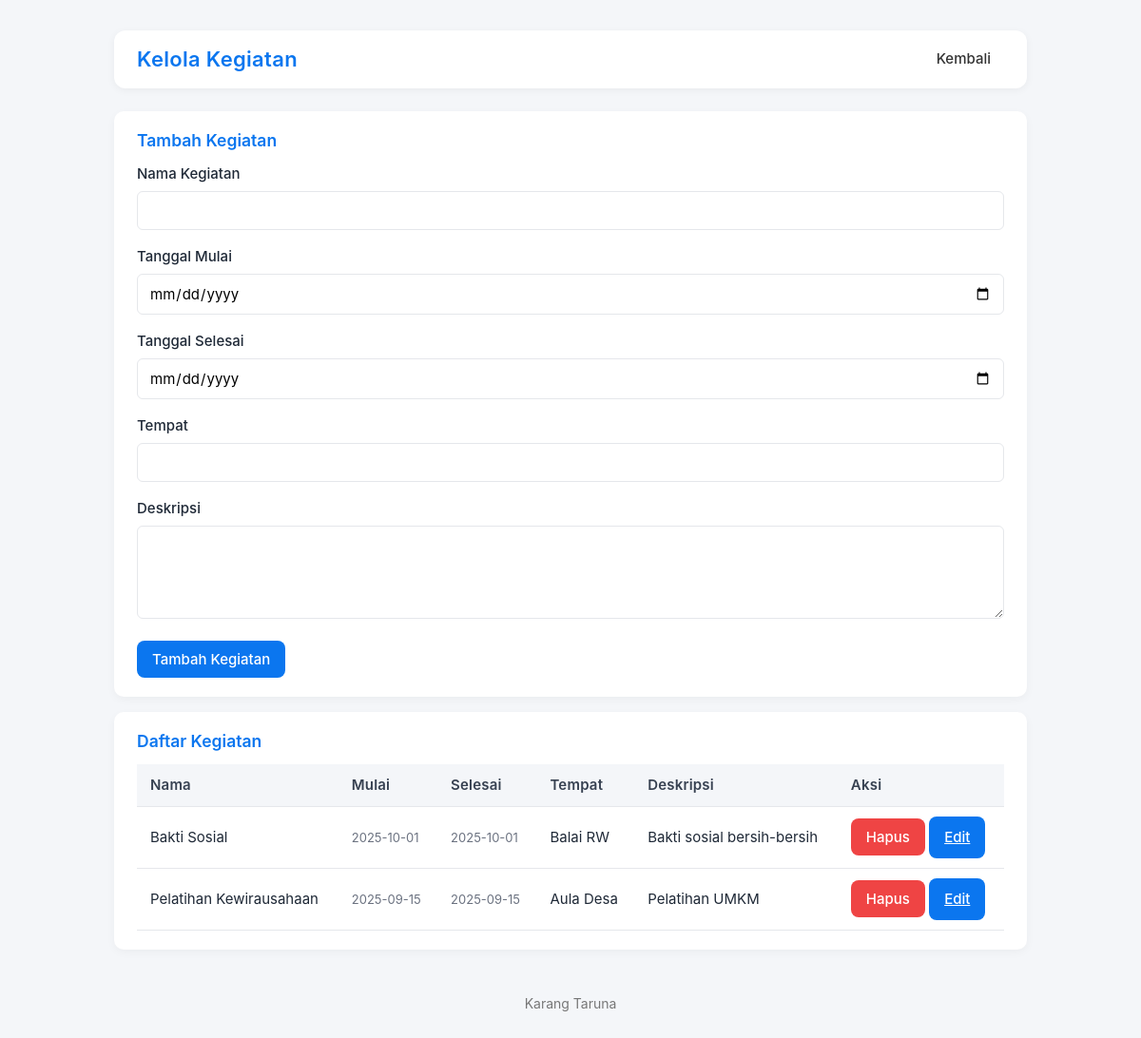
Screenshot of /kegiatan.php (signed in) with the database file from the repository.
### tables this page shows
CREATE TABLE IF NOT EXISTS kegiatan (
  id INT AUTO_INCREMENT PRIMARY KEY,
  nama_kegiatan VARCHAR(200) NOT NULL,
  tanggal_mulai DATE,
  tanggal_selesai DATE,
  tempat VARCHAR(200),
  deskripsi TEXT
);

### kegiatan.php (the view, shortened to what this page needs)
<?php
require 'db.php';
$all = $conn->query("SELECT * FROM kegiatan ORDER BY tanggal_mulai DESC");
?>
<!doctype html>
<html lang="id">
<head>
 <link rel="stylesheet" href="css/style.css">
</head>
<body>
 <div class="container">
  <div class="header">
   <div class="brand">
    <h1>Kelola Kegiatan</h1>
   </div>
   <div class="nav">
    <a href="dashboard_admin.php">Kembali</a>
   </div>
  </div>
  <div class="card">
   <h3>Tambah Kegiatan</h3>
   <form method="post">
    <div class="group">
     <label>Nama Kegiatan</label>
     <input name="nama" class="input" required>
    </div>
    <div class="group">
     <label>Tanggal Mulai</label>
     <input name="mulai" type="date" class="input">
    </div>
    <div class="group">
     <label>Tanggal Selesai</label>
     <input name="selesai" type="date" class="input">
    </div>
    <div class="group">
     <label>Tempat</label>
     <input name="tempat" class="input">
    </div>
    <div class="group">
     <label>Deskripsi</label>
     <textarea name="des" class="input" rows="4"></textarea>
    </div>
    <div>
     <button class="btn" name="add" type="submit">Tambah Kegiatan</button>
    </div>
   </form>
  </div>
  <div class="card">
   <h3>Daftar Kegiatan</h3>
   <table class="table">
    <thead>
     <tr>
      <th>Nama</th>
      <th>Mulai</th>
      <th>Selesai</th>
      <th>Tempat</th>
      <th>Deskripsi</th>
      <th>Aksi</th>
     </tr>
    </thead>
    <tbody>
     <?php while ($r = $all->fetch_assoc()): ?>
     <tr>
      <td><?= htmlspecialchars($r['nama_kegiatan']) ?></td>
      <td class="small"><?= htmlspecialchars($r['tanggal_mulai']) ?></td>
      <td class="small"><?= htmlspecialchars($r['tanggal_selesai']) ?></td>
      <td><?= htmlspecialchars($r['tempat']) ?></td>
      <td><?= htmlspecialchars($r['deskripsi']) ?></td>
      <td>
       <form method="post" style="display:inline" onsubmit="return confirm('Yakin ingin menghapus kegiatan ini?')">
        <button class="btn btn-danger" name="delete_ang" type="submit">Hapus</button>
       </form>
       <a class="btn" href="edit_kegiatan.php?id=<?= intval($r['id']) ?>">Edit</a>
      </td>
     </tr>
     <?php endwhile; ?>
    </tbody>
   </table>
  </div>
  <div class="footer">Karang Taruna</div>
 </div>
</body>
</html>

### css/style.css (style rules this page uses)
:root { --primary: #0b76ef; --muted: #f4f6f9; --card: #ffffff; --text: #1f2937; --border: #e5e7eb; --danger: #ef4444; }
* { box-sizing: border-box; font-family: "Inter", Arial, sans-serif; }
body { margin:0; background:var(--muted); color:var(--text); line-height:1.6; font-size:15px; }
.container { max-width:1000px; margin:32px auto; padding:0 20px; }
.header { display:flex; justify-content:space-between; align-items:center; margin-bottom:24px; background:var(--card); padding:16px 24px; border-radius:12px; box-shadow:0 2px 8px rgba(0,0,0,0.05); }
.brand { display:flex; align-items:center; gap:10px; }
.brand h1 { margin:0; font-size:22px; color:var(--primary); font-weight:600; letter-spacing:0.3px; }
.nav a { margin-left:10px; text-decoration:none; color:#333; padding:8px 14px; border-radius:6px; transition:all .3s; font-weight:500; }
.card { background:var(--card); padding:20px 24px; border-radius:10px; box-shadow:0 3px 10px rgba(0,0,0,0.04); margin-bottom:16px; }
.card h2, .card h3 { margin-top:0; color:var(--primary); font-weight:600; margin-bottom:12px; }
h1,h2,h3,h4 { line-height:1.3; }
.table { width:100%; border-collapse:collapse; margin-top:8px; }
.table th, .table td { padding:10px 14px; border-bottom:1px solid var(--border); text-align:left; vertical-align:middle; }
.table th { background:var(--muted); font-weight:600; color:#374151; letter-spacing:0.2px; }
.group { margin-bottom:16px; }
.group label { display:block; font-weight:500; margin-bottom:6px; }
input, textarea, select { width:100%; padding:10px 12px; border:1px solid var(--border); border-radius:6px; font-size:15px; transition:border-color .2s; background:#fff; }
textarea { resize:vertical; }
button, .btn { display:inline-block; padding:10px 16px; border:none; border-radius:8px; background:#0b76ef; color:#fff; font-size:15px; font-weight:500; cursor:pointer; transition:background .25s, transform .2s; text-align:center; }
.btn-danger { background:var(--danger); color:#fff; }
.footer { margin-top:32px; padding:14px; text-align:center; color:#777; font-size:14px; }
.small { font-size:13px; color:#6b7280; }

### rows the page displays
kegiatan: nama_kegiatan "Bakti Sosial", tanggal_mulai "2025-10-01", tanggal_selesai "2025-10-01", tempat "Balai RW", deskripsi "Bakti sosial bersih-bersih"
kegiatan: nama_kegiatan "Pelatihan Kewirausahaan", tanggal_mulai "2025-09-15", tanggal_selesai "2025-09-15", tempat "Aula Desa", deskripsi "Pelatihan UMKM"
